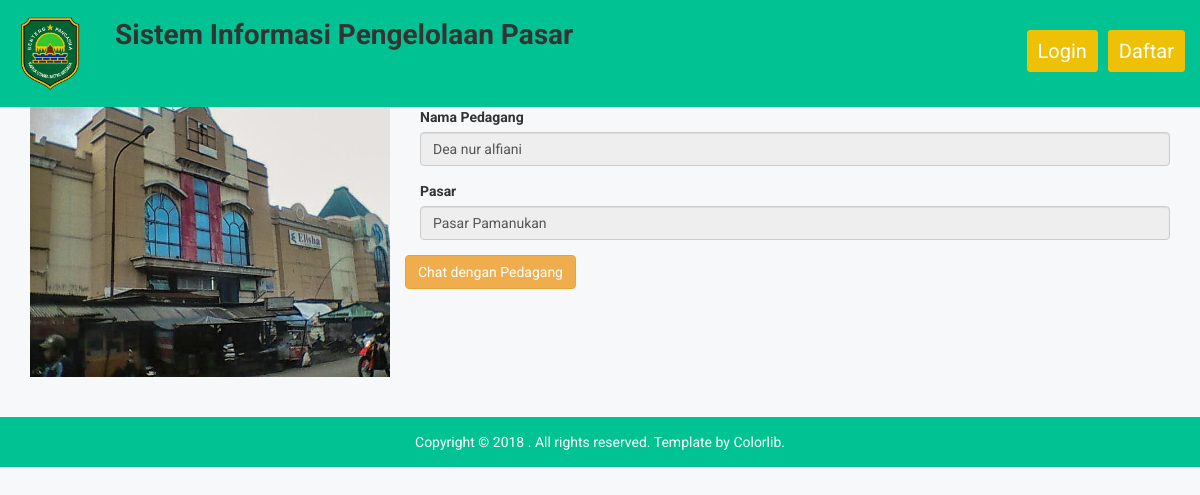
Screenshot of /pasar/pedagang/5 with the database file from the repository.
### tables this page shows
CREATE TABLE `pedagang` (
  `id_pedagang` int(11) NOT NULL,
  `nik` varchar(100) NOT NULL,
  `id_user` varchar(191) NOT NULL,
  `nama_pedagang` varchar(100) NOT NULL,
  `alamat` varchar(100) NOT NULL,
  `id_pasar` varchar(100) DEFAULT NULL,
  `no_kios` varchar(100) NOT NULL,
  `foto_kios` varchar(191) NOT NULL,
  `jenis_pedagang` enum('pkl','kios','los','') NOT NULL,
  `status` enum('buka','tutup') NOT NULL,
  `foto` varchar(191) DEFAULT NULL,
  `alasan` text DEFAULT NULL
);

CREATE TABLE `pasar` (
  `id_pasar` int(11) NOT NULL,
  `nama_pasar` varchar(191) NOT NULL,
  `alamat_pasar` varchar(191) NOT NULL,
  `foto` varchar(191) NOT NULL
);

### application/controllers/Pasar.php (called while the page is built, shortened)
<?php
class Pasar extends CI_Controller
{
  public function pedagang($id_pedagang)
  {
    $this->db->join('pasar', 'pedagang.id_pasar = pasar.id_pasar');
    $data = $this->db->get_where('pedagang', [
      'id_pedagang'  => $id_pedagang
    ])->row_array();
    $this->load->view('pedagang', $data);
  }
}

### index.php (called while the page is built, shortened)
<?php
require_once BASEPATH.'core/CodeIgniter.php';

### application/views/pedagang.php (the view, shortened to what this page needs)
<div class="animation-area">
  <div class="container">
    <div class="card">
      <div class="card-body">
        <div class="row">
          <div class="col-lg-4"><img src="<?= base_url('assets/img/' . $foto_kios); ?>" width="100%" alt=""></div>
          <div class="col-lg-8">
            <div class="form-group">
              <label for="">Nama Pedagang</label>
              <input type="text" class="form-control" value="<?= $nama_pedagang; ?>" disabled>
            </div>
            <div class="form-group">
              <label for="">Pasar</label>
              <input type="text" class="form-control" value="<?= $nama_pasar; ?>" disabled>
            </div>
            </div>
            <div class="form-group">
              <button class="btn btn-warning" id="chat">Chat dengan Pedagang</button>
            </div>
          </div>
        </div>
      </div>
    </div>
  </div>

### assets/css/main.css (style rules this page uses)
html { color: #222; font-size: 1em; line-height: 1.4; }
audio, canvas, iframe, img, svg, video { vertical-align: middle; }

### rows the page displays
pedagang: foto_kios (picture), nama_pedagang "Dea nur alfiani", id_pasar.nama_pasar "Pasar Pamanukan"
